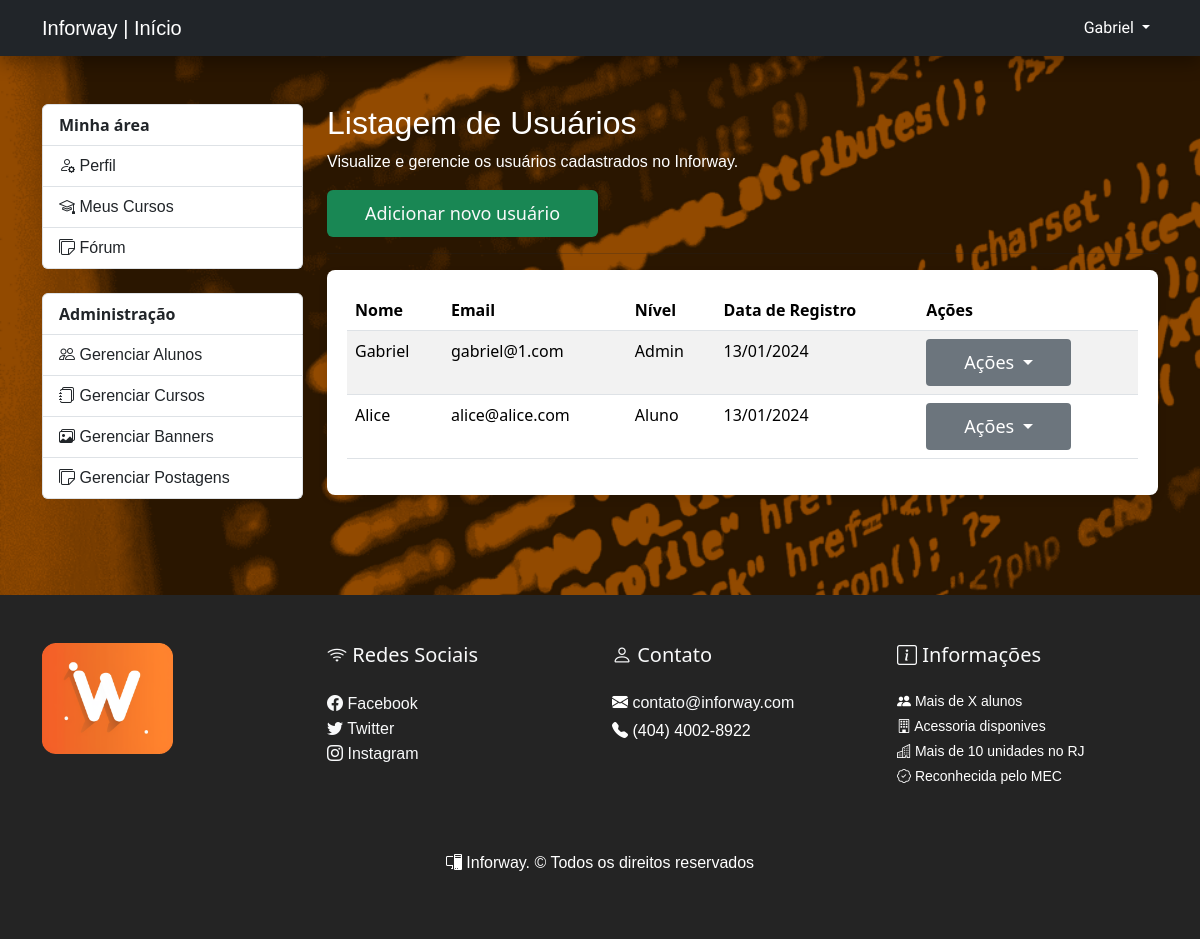
The app's page /admin/student.php (signed in) with its own data.
### tables this page shows
CREATE TABLE `users` (
  `id` int(11) NOT NULL,
  `name` varchar(255) NOT NULL,
  `email` varchar(255) DEFAULT NULL,
  `image` varchar(255) NOT NULL DEFAULT 'https://th.bing.com/th/id/OIP.e0Pn4g0z3Xwpa3wmRmifDgAAAA?rs=1&pid=ImgDetMain',
  `about` text NOT NULL,
  `password` varchar(255) DEFAULT NULL,
  `cpf` int(11) NOT NULL,
  `created_at` timestamp NOT NULL DEFAULT current_timestamp(),
  `level` enum('Aluno','Admin','Professor') NOT NULL
);

### admin/student.php (the view, shortened to what this page needs)
<?php
$pageInfo = array(
    'title' => 'Listagem de Usuários',
    'description' => 'Visualize e gerencie os usuários cadastrados no Inforway.',
    'pageName' => 'users',
);
include_once('../components/admin/header.php');
$connection = connectDatabase();
$query = "SELECT id, name, email, about, image, level, created_at FROM users;";
$result = mysqli_query($connection, $query);
$users = array();
if (mysqli_num_rows($result) > 0) {
    $users = mysqli_fetch_all($result, MYSQLI_ASSOC);
}
?>
<main class="container py-5">
    <div class="row">
        <div class="col-md-3">
            <?php
            include_once('../components/admin/menu_sidebar.php');
            ?>
        </div>
        <section class="col-md-9">
            <h2><?= $pageInfo['title'] ?></h2>
            <p><?= $pageInfo['description'] ?></p>
            <a href="create_student.php" class="btn btn-success my-2 my-sm-0 text-light">
                Adicionar novo usuário
            </a>
            <hr>
            <div class="card-alunos">
                <div class="card-body">
                    <table class="table table-hover table-striped">
                        <thead>
                            <tr>
                                <th>Nome</th>
                                <th>Email</th>
                                <th>Nível</th>
                                <th>Data de Registro</th>
                                <th>Ações</th>
                            </tr>
                        </thead>
                        <tbody>
                            <?php foreach ($users as $user) { ?>
                                <tr>
                                    <td>
                                        <?php echo $user['name']; ?>
                                    </td>
                                    <td>
                                        <?php echo $user['email']; ?>
                                    </td>
                                    <td>
                                        <?php echo $user['level']; ?>
                                    </td>
                                    <td>
                                        <?php echo date('d/m/Y', strtotime($user['created_at'])); ?>
                                    </td>
                                    <td>
                                        <div class="dropdown">
                                            <button class="btn btn-sm btn-secondary dropdown-toggle" type="button" id="dropdownMenuButton" data-bs-toggle="dropdown" aria-expanded="false">
                                                Ações
                                            </button>
                                        </div>
                                    </td>
                                </tr>
                            <?php } ?>
                        </tbody>
                    </table>
                </div>
            </div>
        </section>
    </div>
</main>
<?php
include_once('../components/admin/footer.php');
?>

### src/inforway.css (style rules this page uses)
.btn { padding: 10px 38px; font-weight: 500; font-size: 18px; border: none; transition: 1s; color: #fff; cursor: pointer; }
.card-regi label, h2, p, a { color: #fff; font-family: 'Trebuchet MS', 'Lucida Sans Unicode', 'Lucida Grande', 'Lucida Sans', Arial, sans-serif; transition: 1s; text-decoration: none; }
body { background-image: url('../src/img/background.png'); background-repeat: no-repeat; background-size: 200%; background-attachment: fixed; }
.card-alunos { box-shadow: 0 4px 8px rgba(0, 0, 0, 0.1); border-radius: 8px; padding: 20px; margin: auto; bottom: 20px; background-color: #ffffff; }

### records on screen
users: name "Gabriel", email "gabriel@1.com", level "Admin", created_at "13/01/2024"
users: name "Alice", email "alice@alice.com", level "Aluno", created_at "13/01/2024"

### other values on screen
$_SESSION['user_name'] "Gabriel"
$pageInfo['title'] "Listagem de Usuários"
$pageInfo['description'] "Visualize e gerencie os usuários cadastrados no Inforway."
